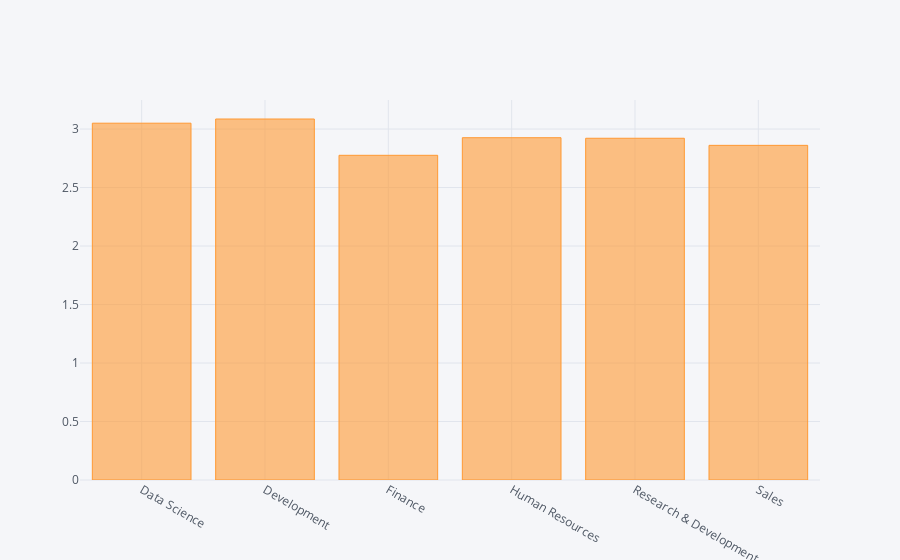

Notebook code cell kept with this figure:
### Code cell
a.iplot(kind='bar')

### Figure 1 — Plotly figure (JSON) as saved in the notebook; plotly's stock layout.template omitted (floating-point values rounded to 4 significant figures)
{"data": [{"marker": {"color": "rgba(255, 153, 51, 0.6)", "line": {"color": "rgba(255, 153, 51, 1.0)", "width": 1}}, "name": "PerformanceRating", "orientation": "v", "text": "", "type": "bar", "uid": "a1d09e79-ce5f-438a-9510-6900c41dce73", "x": ["Data Science", "Development", "Finance", "Human Resources", "Research & Development", "Sales"], "y": [3.05, 3.086, 2.776, 2.926, 2.921, 2.861]}], "layout": {"legend": {"bgcolor": "#F5F6F9", "font": {"color": "#4D5663"}}, "paper_bgcolor": "#F5F6F9", "plot_bgcolor": "#F5F6F9", "title": {"font": {"color": "#4D5663"}}, "xaxis": {"gridcolor": "#E1E5ED", "showgrid": true, "tickfont": {"color": "#4D5663"}, "title": {"font": {"color": "#4D5663"}, "text": ""}, "zerolinecolor": "#E1E5ED"}, "yaxis": {"gridcolor": "#E1E5ED", "showgrid": true, "tickfont": {"color": "#4D5663"}, "title": {"font": {"color": "#4D5663"}, "text": ""}, "zerolinecolor": "#E1E5ED"}}}
